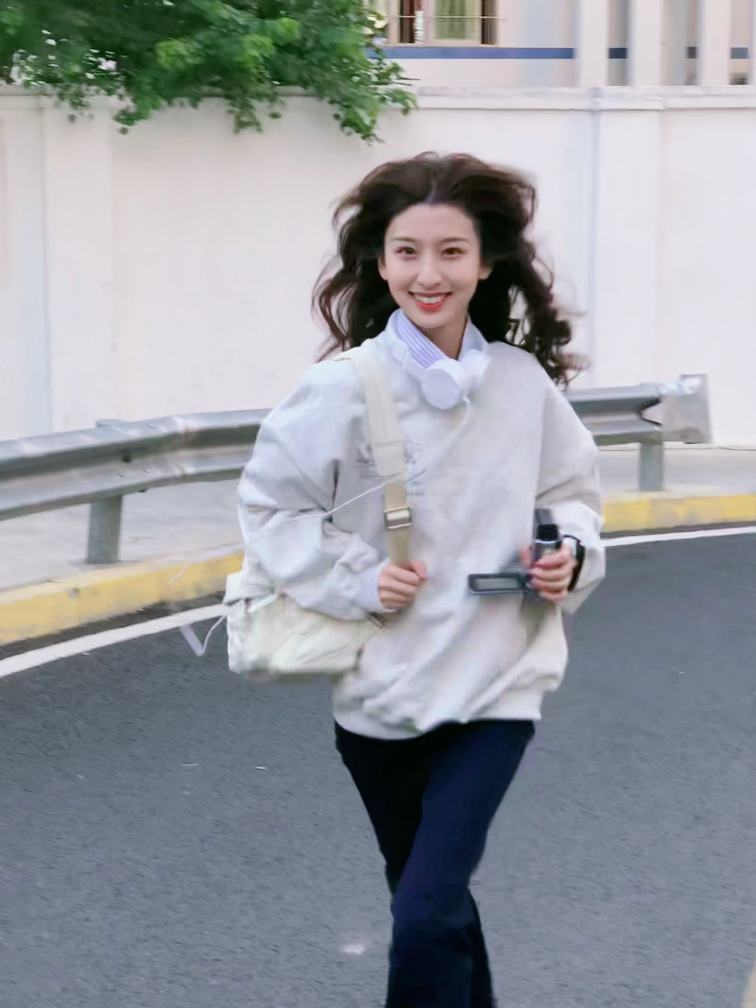
#> input picture opencv基本操作/1.aidaishu.jpg, 3024 x 4032 px (shown at 1/4 size)
$ jupyter execute '形态学(开、闭运算、梯度、顶帽、黑帽).ipynb'
#> lines starting #> are read from the running program, lines starting #| are printed output that depends on the picture
## 开运算

<font size=3>开运算 = 腐蚀 + 膨胀<br>
可以去除噪声，并保留原有图像</font>

[cell 1]
import cv2
import numpy as np
img = cv2.imread('./1.aidaishu.jpg')
#> img is the input picture: shape (4032, 3024, 3); mean B, G, R 159.2, 153.2, 150.2
img = cv2.resize(img,(378,504))
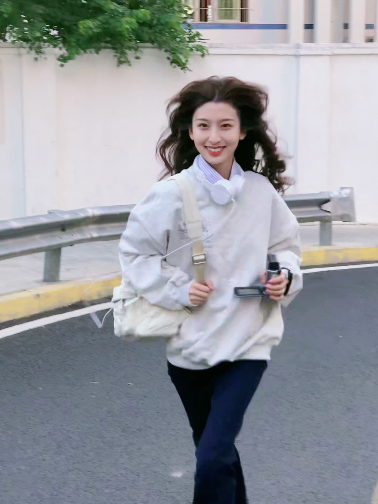
#> img: shape (504, 378, 3); mean B, G, R 159.3, 153.3, 150.3
kernel = cv2.getStructuringElement(cv2.MORPH_RECT,(5,5))

<font size=3>手动开运算</font>

[cell 2]
img_1 = cv2.erode(img,kernel,iterations = 1)
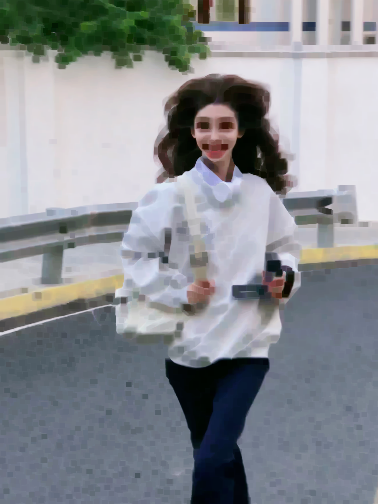
#> img_1: shape (504, 378, 3); mean B, G, R 144.5, 139.6, 136
img_1 = cv2.dilate(img_1,kernel,iterations = 1)
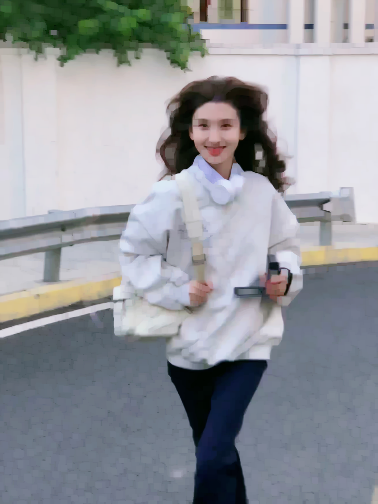
#> img_1: shape (504, 378, 3); mean B, G, R 155.5, 149.7, 146.6
cv2.imshow("open",img_1)
cv2.waitKey()
cv2.destroyAllWindows()

<font size = 3>调用api </font>

[cell 3]
img_2 = cv2.morphologyEx(img,cv2.MORPH_OPEN,kernel,iterations = 1)
cv2.imshow("open",img_2)
cv2.waitKey()
cv2.destroyAllWindows()

## 闭运算

<font size=3> 闭运算 = 膨胀 + 腐蚀<br>
可以去除图像内部的噪声<br>
得到内部无噪声的图片</font>

[cell 4]
img_3 = cv2.morphologyEx(img,cv2.MORPH_CLOSE,kernel,iterations = 1)
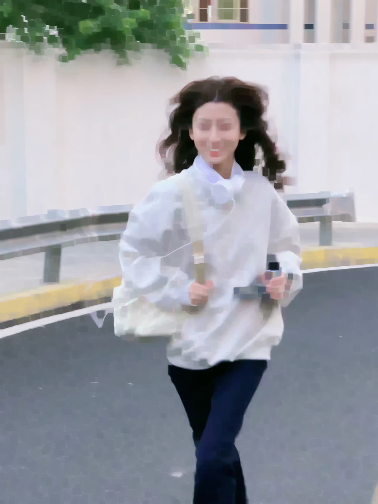
#> img_3: shape (504, 378, 3); mean B, G, R 163.5, 157.2, 154.5
cv2.imshow('close',img_3)
cv2.waitKey()
cv2.destroyAllWindows()

## 形态学梯度

<font size = 3>梯度 = 原图 - 腐蚀<br>
腐蚀之后原图边缘变小了，这样一减就可以得到图像的边缘</font>

[cell 5]
kernel_1 = cv2.getStructuringElement(cv2.MORPH_RECT,(3,3))
img_4 = cv2.morphologyEx(img,cv2.MORPH_GRADIENT,kernel_1,iterations = 1)
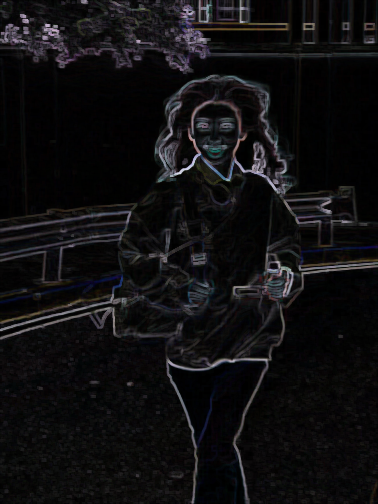
#> img_4: shape (504, 378, 3); mean B, G, R 16.6, 15.3, 16.1
cv2.imshow('guradient',img_4)
cv2.waitKey()
cv2.destroyAllWindows()

## 顶帽运算

<font size = 3>顶帽 = 原图 - 开运算<br>
开运算的效果是去除图形外的噪点，原图-开运算就得到了去除掉的噪点</font>

[cell 6]
img_5 = cv2.morphologyEx(img,cv2.MORPH_TOPHAT,kernel_1,iterations = 1)
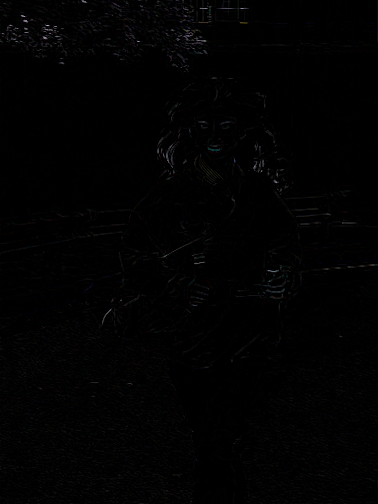
#> img_5: shape (504, 378, 3); mean B, G, R 1.7, 1.6, 1.7
cv2.imshow('tophat',img_5)
cv2.waitKey()
cv2.destroyAllWindows()

## 黑帽操作

<font size = 3>黑帽 = 原图 - 闭运算<br>
闭运算可以将图形内部的噪点去掉--->原图 - 闭运算 = 图形内部的噪点</font>

[cell 7]
img_6 = cv2.morphologyEx(img,cv2.MORPH_BLACKHAT,kernel_1,iterations = 1)
cv2.imshow('tophat',img_6)
cv2.waitKey()
cv2.destroyAllWindows()
